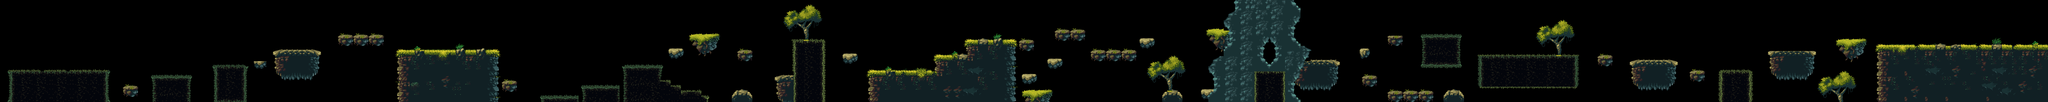

Below is a game level as drawn by its tile map, then a one-line description and the .tmx that defines it (tile-layer data replaced by summaries):
An orthogonal 400x20 tile map with 32x32 px tiles, 2 tile layers (platformLayer, decoLayer), 2 tilesets and 2 objects (start, end).

<map version="1.9" tiledversion="1.9.2" orientation="orthogonal" renderorder="right-down" width="400" height="20" tilewidth="32" tileheight="32" infinite="0" nextlayerid="8" nextobjectid="7">
 <editorsettings>
  <export target="level_1_tiles.tmj" format="json" />
 </editorsettings>
 <tileset firstgid="1" name="tileset1" tilewidth="32" tileheight="32" tilecount="1160" columns="58">
  <image source="tileset1.png" width="1856" height="640" />
  <tile id="60">
   <properties>
    <property name="cliff_1" type="bool" value="true" />
   </properties>
  </tile>
  <tile id="61">
   <properties>
    <property name="cliff_1" type="bool" value="true" />
   </properties>
  </tile>
  <tile id="62">
   <properties>
    <property name="cliff_1" type="bool" value="true" />
   </properties>
  </tile>
  <tile id="63">
   <properties>
    <property name="cliff_1" type="bool" value="true" />
   </properties>
  </tile>
  <tile id="64">
   <properties>
    <property name="cliff_1" type="bool" value="true" />
   </properties>
  </tile>
  <tile id="65">
   <properties>
    <property name="cliff_1" type="bool" value="true" />
   </properties>
  </tile>
  <tile id="66">
   <properties>
    <property name="cliff_1" type="bool" value="true" />
   </properties>
  </tile>
  <tile id="118">
   <properties>
    <property name="cliff_1" type="bool" value="true" />
   </properties>
  </tile>
  <tile id="119">
   <properties>
    <property name="cliff_1" type="bool" value="true" />
   </properties>
  </tile>
  <tile id="120">
   <properties>
    <property name="cliff_1" type="bool" value="true" />
   </properties>
  </tile>
  <tile id="121">
   <properties>
    <property name="cliff_1" type="bool" value="true" />
   </properties>
  </tile>
  <tile id="122">
   <properties>
    <property name="cliff_1" type="bool" value="true" />
   </properties>
  </tile>
  <tile id="123">
   <properties>
    <property name="cliff_1" type="bool" value="true" />
   </properties>
  </tile>
  <tile id="124">
   <properties>
    <property name="cliff_1" type="bool" value="true" />
   </properties>
  </tile>
  <tile id="176">
   <properties>
    <property name="cliff_1" type="bool" value="true" />
   </properties>
  </tile>
  <tile id="177">
   <properties>
    <property name="cliff_1" type="bool" value="true" />
   </properties>
  </tile>
  <tile id="178">
   <properties>
    <property name="cliff_1" type="bool" value="true" />
   </properties>
  </tile>
  <tile id="179">
   <properties>
    <property name="cliff_1" type="bool" value="true" />
   </properties>
  </tile>
  <tile id="180">
   <properties>
    <property name="cliff_1" type="bool" value="true" />
   </properties>
  </tile>
  <tile id="181">
   <properties>
    <property name="cliff_1" type="bool" value="true" />
   </properties>
  </tile>
  <tile id="182">
   <properties>
    <property name="cliff_1" type="bool" value="true" />
   </properties>
  </tile>
  <tile id="234">
   <properties>
    <property name="cliff_1" type="bool" value="true" />
   </properties>
  </tile>
  <tile id="235">
   <properties>
    <property name="cliff_1" type="bool" value="true" />
   </properties>
  </tile>
  <tile id="236">
   <properties>
    <property name="cliff_1" type="bool" value="true" />
   </properties>
  </tile>
  <tile id="237">
   <properties>
    <property name="cliff_1" type="bool" value="true" />
   </properties>
  </tile>
  <tile id="238">
   <properties>
    <property name="cliff_1" type="bool" value="true" />
   </properties>
  </tile>
  <tile id="239">
   <properties>
    <property name="cliff_1" type="bool" value="true" />
   </properties>
  </tile>
  <tile id="240">
   <properties>
    <property name="cliff_1" type="bool" value="true" />
   </properties>
  </tile>
  <tile id="292">
   <properties>
    <property name="cliff_1" type="bool" value="true" />
   </properties>
  </tile>
  <tile id="293">
   <properties>
    <property name="cliff_1" type="bool" value="true" />
   </properties>
  </tile>
  <tile id="294">
   <properties>
    <property name="cliff_1" type="bool" value="true" />
   </properties>
  </tile>
  <tile id="295">
   <properties>
    <property name="cliff_1" type="bool" value="true" />
   </properties>
  </tile>
  <tile id="296">
   <properties>
    <property name="cliff_1" type="bool" value="true" />
   </properties>
  </tile>
  <tile id="297">
   <properties>
    <property name="cliff_1" type="bool" value="true" />
   </properties>
  </tile>
  <tile id="298">
   <properties>
    <property name="cliff_1" type="bool" value="true" />
   </properties>
  </tile>
 </tileset>
 <tileset firstgid="1161" name="tileset2" tilewidth="32" tileheight="32" tilecount="896" columns="28">
  <image source="tileset2.png" width="896" height="1024" />
 </tileset>
 <layer id="6" name="platformLayer" width="400" height="20" locked="1">
  <data>[8000 cells, 1963 non-empty, 385 distinct tile ids]</data>
 </layer>
 <layer id="1" name="decoLayer" width="400" height="20">
  <data>[8000 cells, 1095 non-empty, 317 distinct tile ids]</data>
 </layer>
 <objectgroup id="7" name="objectLayer">
  <object id="2" name="start" x="207.999" y="418.667">
   <point />
  </object>
  <object id="5" name="end" x="12734.1" y="268.364">
   <point />
  </object>
 </objectgroup>
</map>